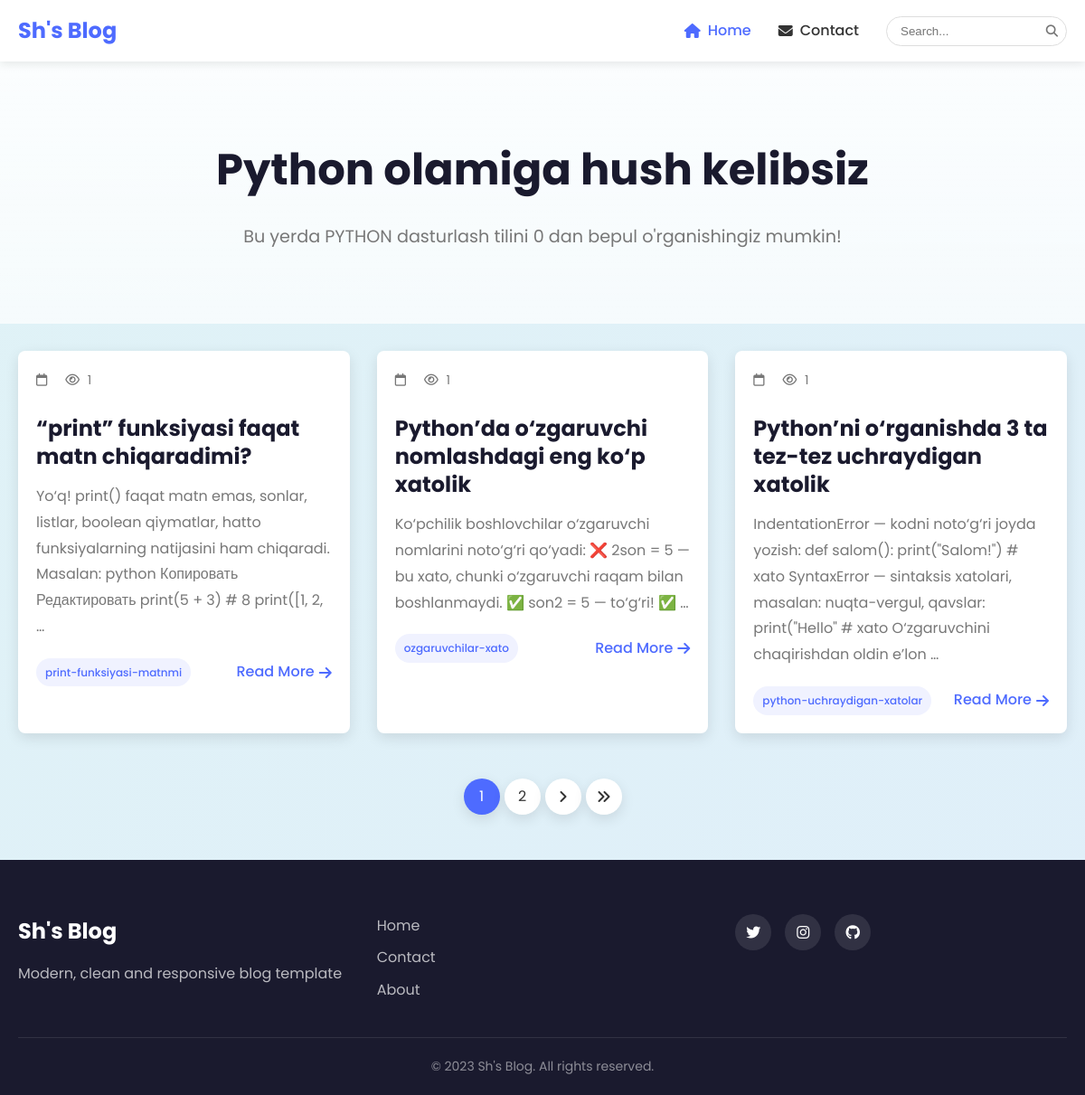
/foydali-faktlar/posts/, run on the app's committed database.
### article/models.py (models this page shows, shortened)
class Post(models.Model):
    title = models.CharField(verbose_name="Post title", max_length=255)
    body = models.TextField(verbose_name="Post body")
    author = models.CharField(verbose_name="Post author", default="Admin", max_length=100)
    category = models.ForeignKey(Category, on_delete=models.PROTECT, related_name='posts')
    tag = models.ManyToManyField(Tag)
    views = models.PositiveIntegerField(default=0)
    publish_date = models.DateTimeField(verbose_name="Published time", auto_now_add=True)
    published = models.BooleanField(default=True)
    on_top = models.BooleanField(default=False)

class Tag(models.Model):
    name = models.CharField(verbose_name="Tag name", max_length=250)
    slug = models.SlugField(max_length=250, unique=True)

### article/views.py (the view)
# urls.py: path("<category_slug>/posts/", category_list, name='category_list'),
def category_list(request, category_slug):
    category = Category.objects.get(slug=category_slug)
    posts = Post.objects.filter(category=category)
    last_comments = Comment.objects.all().order_by("-id")[:10]
    paginator = Paginator(posts, 3)
    page_number = request.GET.get("page")
    page_obj = paginator.get_page(page_number)
    return render(request, "index.html", context={"page_obj": page_obj, "last_comments": last_comments})

### templates/index.html (shortened to what this page needs)
<!DOCTYPE html>
<html lang="en">
<head>
  {% load static %}
    <link rel="stylesheet" href="https://cdnjs.cloudflare.com/ajax/libs/font-awesome/6.4.0/css/all.min.css">
    <link rel="stylesheet" href="https://cdnjs.cloudflare.com/ajax/libs/animate.css/4.1.1/animate.min.css">
    <link rel="stylesheet" href="{% static 'css/modern-style.css' %}">
</head>
<body>
    <nav class="floating-nav">
        <div class="container">
            <a href="/" class="brand">Sh's Blog</a>
            <div class="nav-links">
                <a href="{% url 'blog:home' %}" class="active"><i class="fas fa-home"></i> Home</a>
                <a href="{% url 'blog:contact' %}"><i class="fas fa-envelope"></i> Contact</a>
                <div class="search-box">
                    <form action="{% url 'blog:search' %}" method="get">
                        <input type="text" name="q" placeholder="Search..." value="{{ query }}">
                        <button type="submit"><i class="fas fa-search"></i></button>
                    </form>
                </div>
            </div>
        </div>
    </nav>
    <header class="hero">
        <div class="container">
            <h1 class="animate__animated animate__fadeInDown">Python olamiga hush kelibsiz</h1>
            <p class="animate__animated animate__fadeInUp">Bu yerda PYTHON dasturlash tilini 0 dan bepul o'rganishingiz mumkin! </p>
        </div>
    </header>
    <main class="container">
        <div class="posts-grid">
            {% for post in page_obj %}
            <article class="post-card animate__animated animate__fadeIn" data-delay="{{ forloop.counter0|divisibleby:2|yesno:'100,200' }}">
                <div class="post-content">
                    <div class="post-meta">
                        <span class="date"><i class="far fa-calendar"></i> {{ post.created_at|date:"M d, Y" }}</span>
                        <span class="views"><i class="far fa-eye"></i> {{ post.views }}</span>
                    </div>
                    <h3><a href="{% url 'blog:detail' post.id %}">{{ post.title }}</a></h3>
                    <p>{{ post.body|truncatewords:25 }}</p>
                    <div class="post-footer">
                        <div class="tags">
                            {% for tag in post.tag.all %}
                            <span class="tag">{{ tag.name }}</span>
                            {% endfor %}
                        </div>
                        <a href="{% url 'blog:detail' post.id %}" class="read-more">Read More <i class="fas fa-arrow-right"></i></a>
                    </div>
                </div>
            </article>
            {% empty %}
            <div class="no-posts animate__animated animate__fadeIn">
                <i class="far fa-newspaper"></i>
                <h3>No posts found!</h3>
            </div>
            {% endfor %}
        </div>
        {% if page_obj.paginator.num_pages > 1 %}
        <div class="pagination animate__animated animate__fadeIn">
            {% for num in page_obj.paginator.page_range %}
            <a href="?page={{ num }}" class="page-item {% if num == page_obj.number %}active{% endif %}">{{ num }}</a>
            {% endfor %}
            {% if page_obj.has_next %}
            <a href="?page={{ page_obj.next_page_number }}" class="page-item"><i class="fas fa-angle-right"></i></a>
            <a href="?page={{ page_obj.paginator.num_pages }}" class="page-item"><i class="fas fa-angle-double-right"></i></a>
            {% endif %}
        </div>
        {% endif %}
    </main>
    <footer class="modern-footer">
        <div class="container">
            <div class="footer-content">
                <div class="footer-brand">
                    <h3>Sh's Blog</h3>
                    <p>Modern, clean and responsive blog template</p>
                </div>
                <div class="footer-links">
                    <a href="{% url 'blog:home' %}">Home</a>
                    <a href="{% url 'blog:contact' %}">Contact</a>
                    <a href="#">About</a>
                </div>
                <div class="social-links">
                    <a href="#"><i class="fab fa-twitter"></i></a>
                    <a href="#"><i class="fab fa-instagram"></i></a>
                    <a href="#"><i class="fab fa-github"></i></a>
                </div>
            </div>
            <div class="copyright">
                <p>&copy; 2023 Sh's Blog. All rights reserved.</p>
            </div>
        </div>
    </footer>
</body>
</html>

### data on the page
Post: views "1", title "“print” funksiyasi faqat matn chiqaradimi?", body "Yo‘q! print() faqat matn emas, sonlar, listlar, boolean qiymatlar, hatto funksiyalarning natijasini ham chiqaradi. Masalan: python Копировать Редактировать print(5 + 3) # 8 print([1, 2, …"
Tag: name "print-funksiyasi-matnmi"
Post: views "1", title "Python’da o‘zgaruvchi nomlashdagi eng ko‘p xatolik", body "Ko‘pchilik boshlovchilar o‘zgaruvchi nomlarini noto‘g‘ri qo‘yadi: ❌ 2son = 5 — bu xato, chunki o‘zgaruvchi raqam bilan boshlanmaydi. ✅ son2 = 5 — to‘g‘ri! ✅ …"
Tag: name "ozgaruvchilar-xato"
Post: views "1", title "Python’ni o‘rganishda 3 ta tez-tez uchraydigan xatolik", body "IndentationError — kodni noto‘g‘ri joyda yozish: def salom(): print(\"Salom!\") # xato SyntaxError — sintaksis xatolari, masalan: nuqta-vergul, qavslar: print(\"Hello\" # xato O‘zgaruvchini chaqirishdan oldin e’lon …"
Tag: name "python-uchraydigan-xatolar"

### other printed values
{{ num }} "1" "2"
